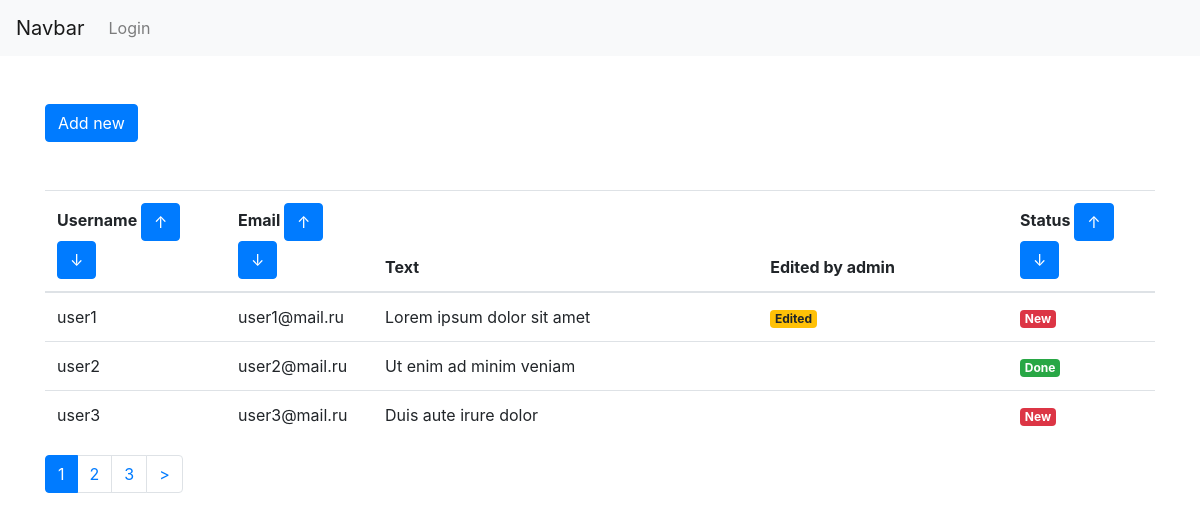
The page / on the database its author committed.
### tables this page shows
CREATE TABLE `todoitems` (
  `id` bigint(10) UNSIGNED NOT NULL,
  `username` varchar(100) NOT NULL,
  `email` varchar(100) NOT NULL,
  `todoitem_text` text NOT NULL,
  `status` tinyint(1) UNSIGNED NOT NULL DEFAULT 0,
  `edited_by_admin` tinyint(1) NOT NULL DEFAULT 0
);

### config/routes.php (called while the page is built)
<?php
return array(
    'user/login' => 'user/login',
    'user/logout' => 'user/logout',
    'admin/todoitems/update/([0-9]+)' => 'todoitems/update/$1',
    'todoitems/create' => 'todoitems/create',
    'index.php/([a-z]+)/([a-z]+)/page-([0-9]+)' => 'site/index/$1/$2/$3',
    '([a-z]+)/([a-z]+)/page-([0-9]+)' => 'site/index/$1/$2/$3',
    'index.php/([a-z]+)/([a-z]+)' => 'site/index/$1/$2',
    '([a-z]+)/([a-z]+)' => 'site/index/$1/$2',
    'index.php' => 'site/index',
    '' => 'site/index',
);

### controllers/SiteController.php (called while the page is built, shortened)
<?php
class SiteController {
    public function actionIndex($sort_field = 'id', $sort_order = 'asc', $page = 1)
    {
        $todoitems = Todoitem::getAllTodoitems($page, $sort_field, $sort_order);
        $total = Todoitem::getTotalTodoitems();
        $pagination = new Pagination($total, $page, Todoitem::SHOW_BY_DEFAULT, 'page-', $sort_field, $sort_order);
        require_once(ROOT . '/views/site/index.php');
        return true;
    }
}

### index.php (called while the page is built, shortened)
<?php
require_once(ROOT.'/components/Autoload.php');
$router = new Router();
$router->run();

### components/Autoload.php (called while the page is built, shortened)
<?php
spl_autoload_register(function($class_name) {
    $array_paths = array(
        '/models/',
        '/components/',
        '/controllers/',
    );
    foreach ($array_paths as $path) {
        $path = ROOT . $path . $class_name . '.php';
    }
});

### models/User.php (called while the page is built, shortened)
<?php
class User {
    public static function isGuest()
    {
        return true;
    }
}

### models/Todoitem.php (called while the page is built, shortened)
<?php
class Todoitem {
    public static function getAllTodoitems($page = 1, $sort_field, $sort_order) {
        $limit = Todoitem::SHOW_BY_DEFAULT;
        $offset = ($page - 1) * self::SHOW_BY_DEFAULT;
        $db = Db::getConnection();
        $sql = 'SELECT * FROM todoitems
            ORDER BY '. $sort_field . ' ' . $sort_order
            . ' LIMIT :limit OFFSET :offset';
        $result = $db->prepare($sql);
        $result->bindParam(':limit', $limit, PDO::PARAM_INT);
        $result->bindParam(':offset', $offset, PDO::PARAM_INT);
        $result->execute();
        $i = 0;
        $todoitemsList = array();
        while ($row = $result->fetch()) {
            $todoitemsList[$i]['id'] = $row['id'];
            $todoitemsList[$i]['username'] = $row['username'];
            $todoitemsList[$i]['email'] = $row['email'];
            $todoitemsList[$i]['todoitem_text'] = $row['todoitem_text'];
            $todoitemsList[$i]['status'] = $row['status'];
            $todoitemsList[$i]['edited_by_admin'] = $row['edited_by_admin'];
            $i++;
        }
        return $todoitemsList;
    }
    public static function getTotalTodoitems()
    {
        $db = Db::getConnection();
        $sql = 'SELECT count(id) AS count FROM todoitems';
        $result = $db->prepare($sql);
        $result->execute();
        $row = $result->fetch();
        return $row['count'];
    }
}

### views/site/index.php (the view, shortened to what this page needs)
<?php include ROOT . '/views/layouts/header.php'; ?>
    <a class="btn btn-primary my-5" href="/todoitems/create" role="button">Add new</a>
    <table class="table">
        <thead>
            <tr>
                <th scope="col" class="username-col">Username
                    <a class="btn btn-primary
                            <?php if (strpos($_SERVER['REQUEST_URI'],'/username/asc') !== false) : ?>
                                btn-light
                            <?php endif; ?>"
                         href="/username/asc"
                    >&#8593;</a>
                    <a class="btn btn-primary
                            <?php if (strpos($_SERVER['REQUEST_URI'],'/username/desc') !== false) : ?>
                                btn-light
                            <?php endif; ?>"
                             href="/username/desc"
                    >&#8595;</a>
                </th>
                <th scope="col" class="email-col">Email
                    <a href="/email/asc" class="btn btn-primary
                            <?php if (strpos($_SERVER['REQUEST_URI'],'/email/asc') !== false) : ?>
                                btn-light
                            <?php endif; ?>"
                    >&#8593;</a>
                    <a href="/email/desc" class="btn btn-primary
                            <?php if (strpos($_SERVER['REQUEST_URI'],'/email/desc') !== false) : ?>
                                btn-light
                            <?php endif; ?>"
                    >&#8595;</a>
                </th>
                <th scope="col">Text</th>
                <th>Edited by admin</th>
                <th scope="col" class="status-col">Status
                    <a href="/status/asc" class="btn btn-primary
                            <?php if (strpos($_SERVER['REQUEST_URI'],'/status/asc') !== false) : ?>
                                btn-light
                            <?php endif; ?>"
                    >&#8593;</a>
                    <a href="/status/desc" class="btn btn-primary
                            <?php if (strpos($_SERVER['REQUEST_URI'],'/status/desc') !== false) : ?>
                                btn-light
                            <?php endif; ?>"
                    >&#8595;</a>
                </th>
            </tr>
        </thead>
        <tbody>
            <?php foreach ($todoitems as $todoitem): ?>
                <tr>
                    <td><?php echo $todoitem['username']; ?></td>
                    <td><?php echo $todoitem['email']; ?></td>
                    <td><?php echo $todoitem['todoitem_text']; ?></td>
                    <td>
                        <?php if($todoitem['edited_by_admin']): ?>
                        <span class="badge badge-warning">Edited</span>
                        <?php endif; ?>
                    </td>
                    <td>
                        <?php if($todoitem['status']): ?>
                            <span class="badge badge-success">Done</span>
                        <?php else: ?>
                            <span class="badge badge-danger">New</span>
                        <?php endif; ?>
                    </td>
                </tr>
            <?php endforeach; ?>
        </tbody>
    </table>
    <?php echo $pagination->get(); ?>
<?php include ROOT . '/views/layouts/footer.php'; ?>

### components/Router.php (shortened to what this page needs)
<?php
class Router
{
    private $routes;
    public function __construct()
    {
        $routesPath = ROOT . '/config/routes.php';
        $this->routes = include($routesPath);
    }
    private function getURI()
    {
        if (!empty($_SERVER['REQUEST_URI'])) {
            return trim($_SERVER['REQUEST_URI'], '/');
        }
    }
    public function run()
    {
        $uri = $this->getURI();
        foreach ($this->routes as $uriPattern => $path) {
            if (preg_match("~$uriPattern~", $uri)) {
                $internalRoute = preg_replace("~$uriPattern~", $path, $uri);
                $segments = explode('/', $internalRoute);
                $controllerName = array_shift($segments) . 'Controller';
                $actionName = 'action' . ucfirst(array_shift($segments));
                $parameters = $segments;
                $controllerObject = new $controllerName;
                $result = call_user_func_array(array($controllerObject, $actionName), $parameters);
                if ($result != null) {
                    break;
                }
            }
        }
    }
}

### views/layouts/header.php (shortened to what this page needs)
<!DOCTYPE html>
<html lang="en">
    <head>
        <link rel="stylesheet" href="https://cdn.jsdelivr.net/npm/bootstrap@4.6.0/dist/css/bootstrap.min.css">
        <link rel="stylesheet" href="/template/main.css">
    </head>
    <body>
        <nav class="navbar navbar-expand-lg navbar-light bg-light">
            <a class="navbar-brand" href="/">Navbar</a>
            <div class="collapse navbar-collapse" id="navbarNavDropdown">
                <ul class="navbar-nav">
                    <?php if (User::isGuest()): ?>
                        <li class="nav-item">
                            <a class="nav-link" href="/user/login">Login</a>
                        </li>
                    <?php endif; ?>
                </ul>
            </div>
        </nav>
        <div class="container">

### components/Pagination.php (shortened to what this page needs)
<?php
class Pagination
{
    private $max = 10;
    private $index = 'page';
    private $current_page;
    private $total;
    private $limit;
    private $sort_field;
    private $sort_order;
    public function __construct($total, $currentPage, $limit, $index, $sort_field, $sort_order)
    {
        $this->total = $total;
        $this->limit = $limit;
        $this->index = $index;
        $this->sort_field = $sort_field;
        $this->sort_order = $sort_order;
        $this->amount = $this->amount();
    }
    public function get()
    {
        $links = null;
        $limits = $this->limits();
        $html = '<nav><ul class="pagination">';
        for ($page = $limits[0]; $page <= $limits[1]; $page++) {
            if ($page == $this->current_page) {
                $links .= '<li class="page-item active"><a class="page-link" href="#">' . $page . '</a></li>';
            } else {
                $links .= $this->generateHtml($page);
            }
        }
        if (!is_null($links)) {
            if ($this->current_page < $this->amount)
                $links .= $this->generateHtml($this->amount, '&gt;');
        }
        $html .= $links . '</ul></nav>';
        return $html;
    }
    private function generateHtml($page, $text = null)
    {
        if (!$text)
            $text = $page;
        return
                '<li class="page-item"><a class="page-link" href="' .
                '/' . $this->sort_field . '/' . $this->sort_order . '/'
                 . $this->index . $page . '">' . $text . '</a></li>';
    }
    private function limits()
    {
        $left = $this->current_page - round($this->max / 2);
        $start = $left > 0 ? $left : 1;
        if ($start + $this->max <= $this->amount) {
            $end = $start > 1 ? $start + $this->max : $this->max;
        } else {
            $end = $this->amount;
            $start = $this->amount - $this->max > 0 ? $this->amount - $this->max : 1;
        }
        return
                array($start, $end);
    }
    private function setCurrentPage($currentPage)
    {
        $this->current_page = $currentPage;
    }
    private function amount()
    {
        return ceil($this->total / $this->limit);
    }
}

### views/layouts/footer.php (shortened to what this page needs)
    </div>
</body>
</html>

### template/main.css (style rules this page uses)
table .username-col { width: 181px; }
table .email-col, table .status-col { width: 147px; }

### rows shown on the page
todoitems: username "user1", email "user1@mail.ru", todoitem_text "Lorem ipsum dolor sit amet", edited_by_admin "Edited", status "New"
todoitems: username "user2", email "user2@mail.ru", todoitem_text "Ut enim ad minim veniam", status "Done"
todoitems: username "user3", email "user3@mail.ru", todoitem_text "Duis aute irure dolor", status "New"

### other values the page prints
$text "2"
$text "3"
$text ">"
